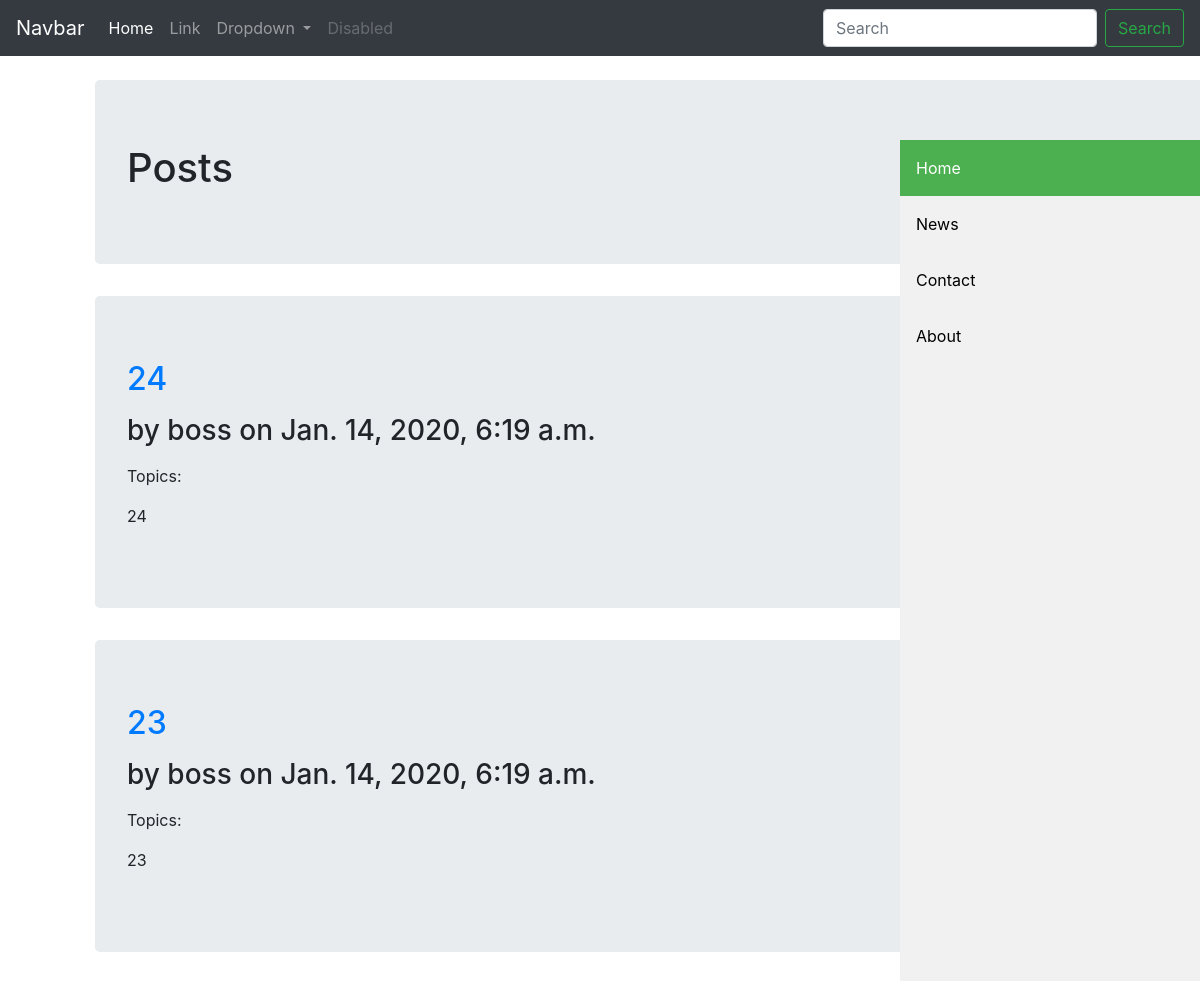
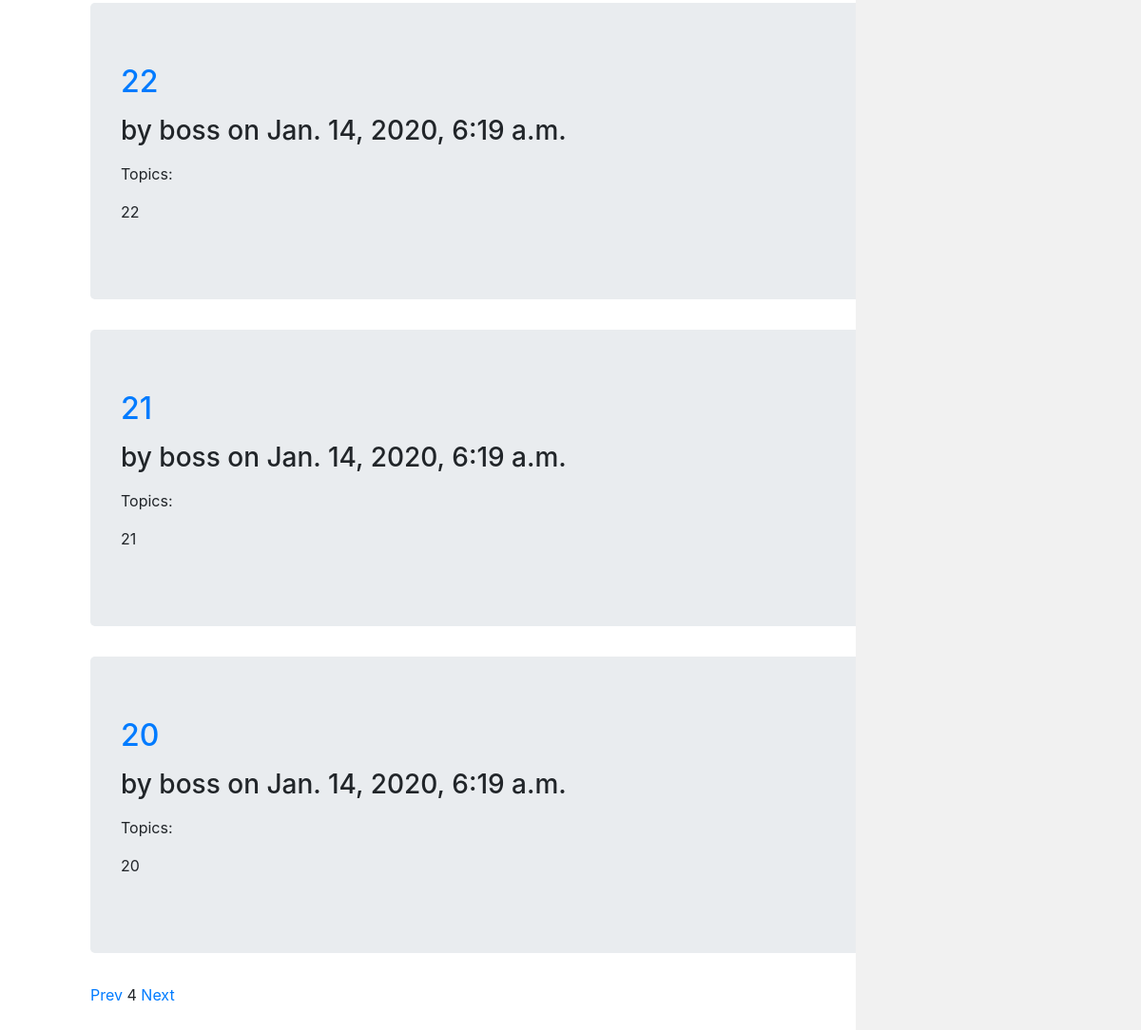
Page /posts/?page=4 on the committed database (2 pictures, top to bottom).
### posts/models.py (models this page shows, shortened)
class Post(models.Model):
	STATUS_CHOICES = (('draft', 'Draft'), ('published', 'Published'),)
	title = models.CharField(max_length=250)
	slug = models.SlugField(max_length=250, unique=True)
	author = models.ForeignKey(User, on_delete=models.CASCADE, related_name='posts')
	body = models.TextField()
	publish = models.DateTimeField(default=timezone.now)
	created = models.DateTimeField(auto_now_add=True)
	updated = models.DateTimeField(auto_now=True)
	status = models.CharField(max_length=10, choices=STATUS_CHOICES, default='draft')
	objects = models.Manager()
	published = PublishedManager()
	drafts = DraftManager()
	topics = TaggableManager()
	class Meta:
		ordering = ('-publish',)
	def get_absolute_url(self):
		return reverse('posts:post_detail', args=[self.pk, self.slug])

### posts/views.py (the view)
# urls.py: path('', views.posts_home, name='posts_home'),
def posts_home(request):
	object_list = Post.published.all()
	paginator = Paginator(object_list, 5)
	page = request.GET.get('page')
	try:
		posts = paginator.page(page)
	except PageNotAnInteger:
		posts = paginator.page(1)
	except EmptyPage:
		posts = paginator.page(paginator.num_pages)
	return render(request, 'posts/posts_home.html', {'posts':posts, 'page': page})

### posts/models.py (called while the page is built)
	def get_queryset(self):
		return super(PublishedManager, self).get_queryset().filter(status='published')

### posts/templatetags/posts_tags.py (called while the page is built)
@register.filter(name='markdown')
def markdown_format(text):
	return mark_safe(markdown.markdown(text))

### templates/posts/posts_home.html (shortened to what this page needs)
{%extends 'base.html'%}
{%load posts_tags%}
{%block content%}
<h1>Posts</h1>
{%endblock%}
{%block content_no_jt%}
{%for post in posts%}
<div class="jumbotron">
	<a href="{{ post.get_absolute_url }}"><h2>{{post.title}}</h2></a>
<p>
	<h3> by {{post.author}} on {{post.publish}}</h3>
</p>
<p>Topics: {{post.topics.all|join:", "}}</p>
{{post.body|markdown|truncatewords_html:10}}
</div>
{%endfor%}
{%include 'posts/pagination.html' with page=posts%}
{%endblock%}

### rows in the picture
Post: title "24", author "boss", publish "Jan. 14, 2020, 6:19 a.m.", body "24"
Post: title "23", author "boss", publish "Jan. 14, 2020, 6:19 a.m.", body "23"
Post: title "22", author "boss", publish "Jan. 14, 2020, 6:19 a.m.", body "22"
Post: title "21", author "boss", publish "Jan. 14, 2020, 6:19 a.m.", body "21"
Post: title "20", author "boss", publish "Jan. 14, 2020, 6:19 a.m.", body "20"

### other values in the picture
{{ page.number }} "4"
